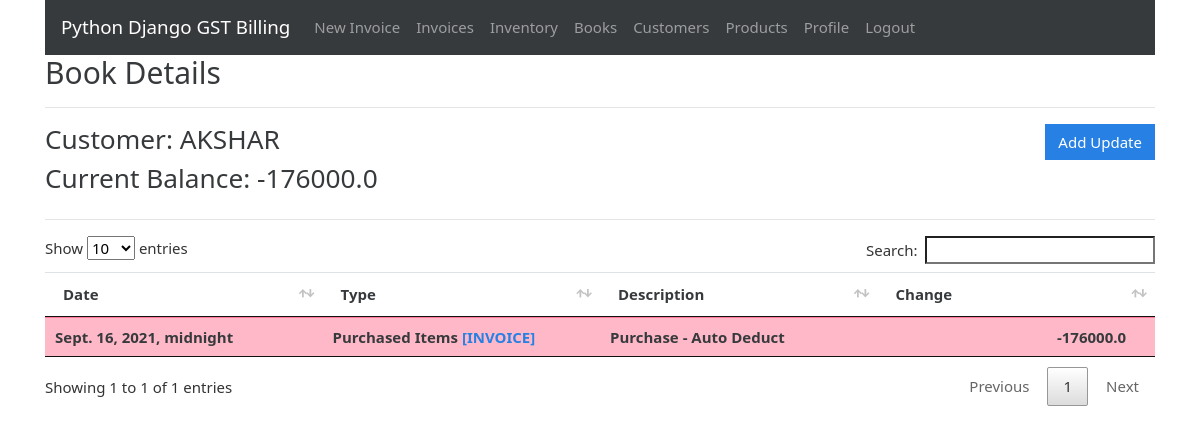
Screenshot of /books/2 (signed in) with the database file from the repository.
### gstbillingapp/models.py (models this page shows, shortened)
class Book(models.Model):
    user = models.ForeignKey(User, null=True, blank=True, on_delete=models.SET_NULL)
    customer = models.ForeignKey(Customer, null=True, blank=True, on_delete=models.SET_NULL)
    current_balance = models.FloatField(default=0)
    last_log = models.ForeignKey('BookLog', null=True, blank=True, default=None, on_delete=models.SET_NULL)

class Customer(models.Model):
    user = models.ForeignKey(User, null=True, blank=True, on_delete=models.SET_NULL)
    customer_name = models.CharField(max_length=200)
    customer_address = models.TextField(max_length=600, blank=True, null=True)
    customer_phone = models.CharField(max_length=14, blank=True, null=True)
    customer_gst = models.CharField(max_length=15, blank=True, null=True)

class BookLog(models.Model):
    parent_book = models.ForeignKey(Book, null=True, blank=True, on_delete=models.CASCADE)
    date = models.DateTimeField(default=datetime.now, blank=True, null=True)
    last_modified = models.DateTimeField(auto_now=True)
    CHANGE_TYPES = [
        (0, 'Paid'),
        (1, 'Purchased Items'),
        (2, 'Sold Items'),
        (4, 'Other'),
    ]
    change_type = models.IntegerField(choices=CHANGE_TYPES, default=0)
    change = models.FloatField(default=0.0)
    associated_invoice = models.ForeignKey(Invoice, blank=True, null=True, default=None, on_delete=models.SET_NULL)
    description = models.TextField(max_length=600, blank=True, null=True)

### gstbillingapp/views.py (the view)
# urls.py: path('books/<int:book_id>', views.book_logs, name='book_logs'),
@login_required
def book_logs(request, book_id):
    context = {}
    book = get_object_or_404(Book, id=book_id, user=request.user)
    book_logs = BookLog.objects.filter(parent_book=book).order_by('-id')
    context['book'] = book
    context['book_logs'] = book_logs
    return render(request, 'gstbillingapp/book_logs.html', context)

### gstbillingapp/templates/gstbillingapp/book_logs.html (shortened to what this page needs)
{% extends "gstbillingapp/base.html" %}
{% load static %}
{% block content %}
<h2>Book Details</h2>
<hr>
<div class="row">
	<div class="col">
		<h3>Customer: {{book.customer.customer_name}}</h3>
		<h3>Current Balance: {{book.current_balance}}</h3>
	</div>
	<div class="col">
		<a href="{% url 'book_logs_add' book.id %}" id="add_customer_btn"><button type="button" class="btn btn-primary">Add Update</button></a>
	</div>
</div>
<hr>
<table class="table table-hover font-weight-bold" id="inventory-logs-table">
	<thead>
		<tr>
			<th>Date</th>
			<th>Type</th>
			<th>Description</th>
			<th>Change</th>
		</tr>
	</thead>
	<tbody class="two-col-form">
		{% for item in book_logs %}
		<tr class="{% if item.change < 0 %}table-danger{% else %}table-success{%endif%}">
			<td>{{item.date}}</td>
			<td>{{item.get_change_type_display}} {% if item.associated_invoice %}<a href="{% url 'invoice_viewer' item.associated_invoice.id %}">[INVOICE]</a>{% endif %}</td>
			<td>{{item.description}}</td>
			<td class="text-right">{{item.change}} &emsp; {{inventory.product.product_unit}}</td>
		{% endfor %}
	</tbody>
</table>
{% endblock %}

### gstbillingapp/static/gstbillingapp/main.css (style rules this page uses)
.two-col-form td, .two-col-form th { width: 25%; }
#add_customer_btn, #add_product_btn { float: right; }

### rows the page displays
Book: customer.customer_name "AKSHAR", current_balance "-176000.0"
BookLog: date "Sept. 16, 2021, midnight", change_type "Purchased Items", shows "[INVOICE]", description "Purchase - Auto Deduct", change "-176000.0"
